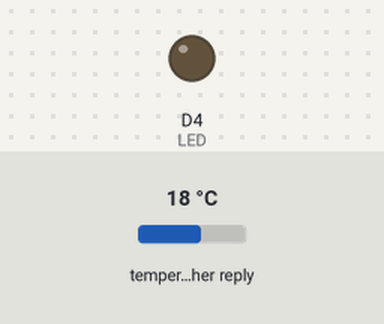
Recording of a sketch running on a simulated ESP8266 (NodeMCU). Parts: output pins drawn as LEDs (lit = HIGH). Inputs (shaded band) come from the test bench; at power-on: temperature in the weather reply 18 °C. WiFi joins after 1.5 s; servers stay silent unless stated; web services answer with replies made up by the test bench; what the sketch prints to the serial monitor is not drawn.

Above: at 5.8 s.
At 36.2 s:
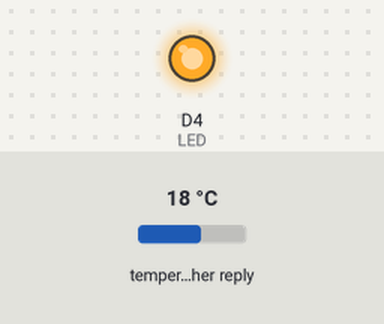
Timing chart, 0 to 84.4 s (numbered marks = the images above):
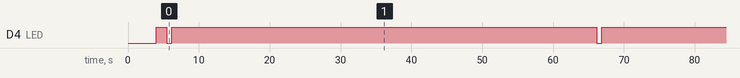

The sketch:

wifi_weather_to_arduino.ino
```cpp
#include <Arduino.h>
#include <ESP8266WiFi.h>
#include <ESP8266WiFiMulti.h>
#include <ESP8266HTTPClient.h>
#include <WiFiClient.h>
ESP8266WiFiMulti WiFiMulti;

#include <ArduinoJson.h>

#define DEBUG false
#define LED D4
int DELAYTIME = 1000 * 60 * 1;

void setup()
{
  pinMode(LED, OUTPUT);
  digitalWrite(LED, LOW);

  Serial.begin(115200);

  for (uint8_t t = 4; t > 0; t--) {
    //Serial.printf("[SETUP] WAIT %d...\n", t);
    //Serial.flush();
    delay(1000);
  }
  WiFi.mode(WIFI_STA);
  WiFiMulti.addAP("MayBeNot", "EmmerichLan");
  digitalWrite(LED, HIGH);
  if ( DEBUG == true ) {
    Serial.print("Wait for WiFi... ");
  }
    while (WiFiMulti.run() != WL_CONNECTED) {
      //Serial.print(".");
      delay(500);
    }
  if ( DEBUG == true ) {
    Serial.println("");
    Serial.println("WiFi connected");
    Serial.println("IP address: ");
    Serial.println(WiFi.localIP());
  }

}
//void loop() {
//  digitalWrite(LED, LOW);
//  Serial.print( "8.23;3.45;1022;97" );
//  delay(500);
//  digitalWrite(LED, HIGH);
//
//  delay( 10000 );
//}
void loop()
{

    WiFiClient client;
    HTTPClient http;
    //Serial.print("[HTTP] begin...\n");
    if (http.begin(client, "http://api.openweathermap.org/data/2.5/weather?id=2867543&APPID=31a78be80554c0f4776c76af58ed50da&lang=de&units=metric")) {  // HTTP
      digitalWrite(LED, LOW);
      if ( DEBUG == true ) {
        Serial.print("[HTTP] GET...\n");
      }
      // start connection and send HTTP header
      int httpCode = http.GET();
      // httpCode will be negative on error
      if (httpCode > 0) {
        // HTTP header has been send and Server response header has been handled
        if ( DEBUG == true ) {
          Serial.printf("[HTTP] GET... code: %d\n", httpCode);
        }
        // file found at server
        if (httpCode == HTTP_CODE_OK || httpCode == HTTP_CODE_MOVED_PERMANENTLY) {
          String json = http.getString();
          const size_t capacity = JSON_ARRAY_SIZE(3) + 2*JSON_OBJECT_SIZE(1) + JSON_OBJECT_SIZE(2) + 3*JSON_OBJECT_SIZE(4) + JSON_OBJECT_SIZE(5) + JSON_OBJECT_SIZE(6) + JSON_OBJECT_SIZE(12) + 340;
          DynamicJsonDocument doc(capacity);
          deserializeJson(doc, json);

          float coord_lon = doc["coord"]["lon"]; // -0.13
          float coord_lat = doc["coord"]["lat"]; // 51.51

          JsonArray weather = doc["weather"];

          JsonObject weather_0 = weather[0];
          int weather_0_id = weather_0["id"]; // 301
          const char* weather_0_main = weather_0["main"]; // "Drizzle"
          const char* weather_0_description = weather_0["description"]; // "drizzle"
          const char* weather_0_icon = weather_0["icon"]; // "09n"

          JsonObject weather_1 = weather[1];
          int weather_1_id = weather_1["id"]; // 701
          const char* weather_1_main = weather_1["main"]; // "Mist"
          const char* weather_1_description = weather_1["description"]; // "mist"
          const char* weather_1_icon = weather_1["icon"]; // "50n"

          JsonObject weather_2 = weather[2];
          int weather_2_id = weather_2["id"]; // 741
          const char* weather_2_main = weather_2["main"]; // "Fog"
          const char* weather_2_description = weather_2["description"]; // "fog"
          const char* weather_2_icon = weather_2["icon"]; // "50n"

          const char* base = doc["base"]; // "stations"

          JsonObject main = doc["main"];
          String main_temp = main["temp"]; // 281.87
          String main_feels_like = main["feels_like"]; // 281.87
          int main_pressure = main["pressure"]; // 1032
          int main_humidity = main["humidity"]; // 100
          float main_temp_min = main["temp_min"]; // 281.15
          float main_temp_max = main["temp_max"]; // 283.15

          int visibility = doc["visibility"]; // 2900

          float wind_speed = doc["wind"]["speed"]; // 1.5

          int clouds_all = doc["clouds"]["all"]; // 90
          if ( DEBUG == true ) {
            Serial.println("Sending response: to arduino" );
            Serial.println ( json );
          }
          digitalWrite(LED, LOW);
          String messageSend = main_temp+";"+main_feels_like+";"+String(main_pressure)+";"+String(main_humidity);
          Serial.print( messageSend );
          delay(500);
          digitalWrite(LED, HIGH);
        }
      } else {
        if ( DEBUG == true ) {
          Serial.printf("[HTTP] GET... failed, error: %s\n", http.errorToString(httpCode).c_str());
        }
      }
      http.end();
    } else {
      if ( DEBUG == true ) {
        Serial.printf("[HTTP} Unable to connect\n");
      }
    }
  if ( DEBUG == true ) {
    for ( int i = DELAYTIME ; i > 0 ; i = i - 1000 ) {
      digitalWrite(LED, LOW);
      Serial.println( i );
      delay ( 500 );
      digitalWrite(LED, HIGH);
      delay( 500 );
    }
  } else {
    delay ( DELAYTIME );
  }
  //delay(1200000);
}
```

Measured:
- by itself, D4 (LED): alternates HIGH for 60.0 s and LOW for 0.70 s
